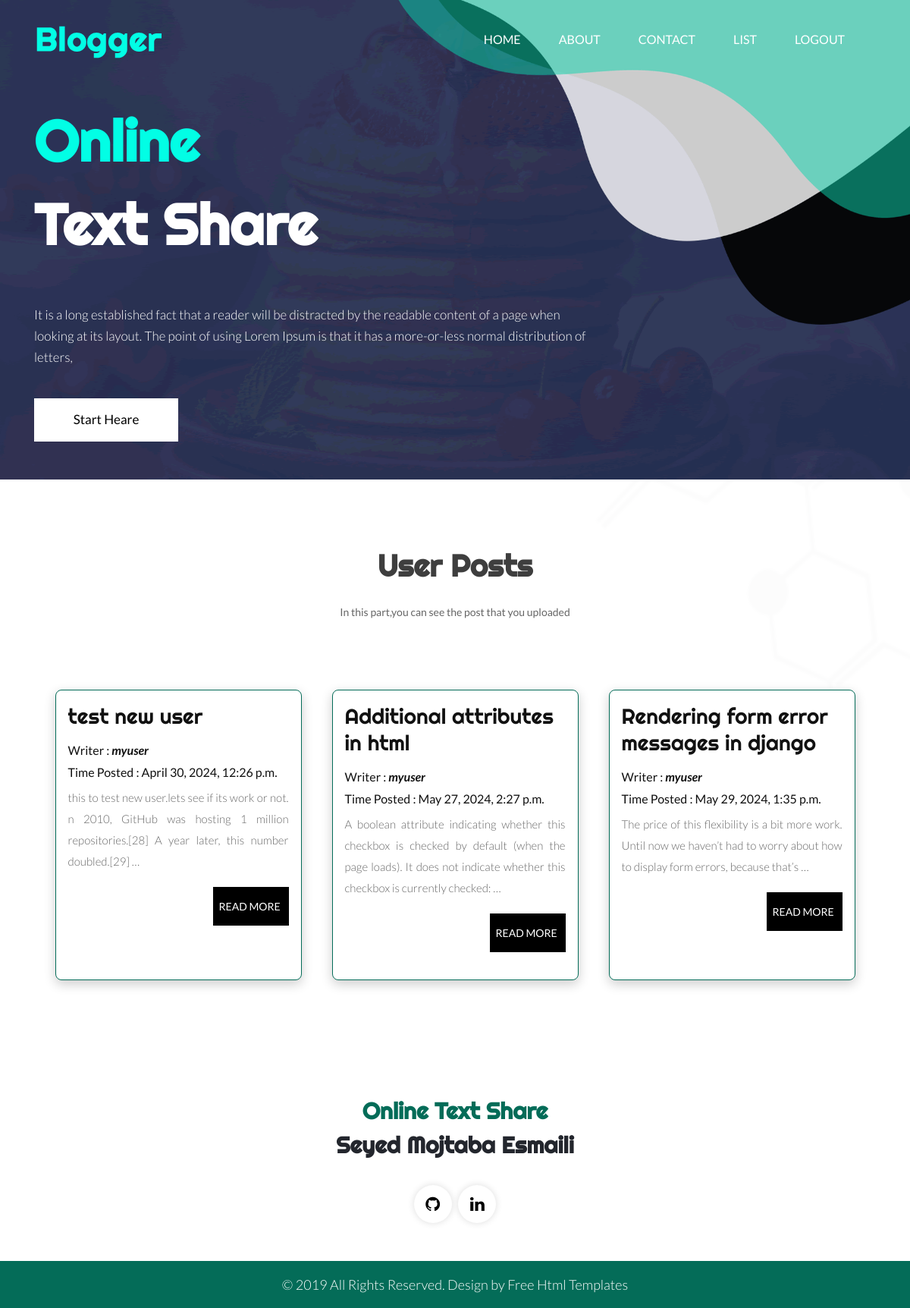
The page /list_posts/ (signed in) on the database its author committed.
### posts/models.py (models this page shows, shortened)
class Post(models.Model):
    title = models.CharField(max_length=100)
    content = models.TextField()
    date_posted = models.DateTimeField(default=timezone.now)
    is_publick = models.BooleanField(default=False)
    user = models.ForeignKey(User,on_delete=models.CASCADE,null=True)
    class Meta:
        ordering = ['date_posted']

### posts/views.py (the view)
# urls.py: path('list_posts/',UserPostListView.as_view(),name='list_posts'),
class UserPostListView(LoginRequiredMixin,ListView):
    model=Post
    template_name = 'posts/post_list.html'
    context_object_name = 'posts_list'
    def get_queryset(self):
        if self.request.user.is_staff:           # check if superuser is logedtn, show all posts
            return Post.objects.all()
        return Post.objects.filter(user=self.request.user)         # if regular user,only show the users posts

### posts/templates/posts/post_list.html (shortened to what this page needs)
{% extends "posts/base.html" %}
{% load static %}
{% block content %}
            <section class="banner_main">
               <div class="container">
                  <div class="row d_flex">
                     <div class=" col-xl-8 col-lg-8 col-md-8 col-12-9">
                        <div class="text-bg">
                           <h1>Online<br> <span class="white1">Text Share</span></h1>
                           <p>It is a long established fact that a reader will be distracted by the readable content of a page when looking at its layout. The point of using Lorem Ipsum is that it has a more-or-less normal distribution of letters,</p>
                           <a href=' {% url "posts:signup" %} '>Start Heare</a>
                        </div>
                     </div>
                  </div>
               </div>
            </section>
         </div>
      </header>
      <div class="blog_main">
         <div class="container">
            <div class="row">
               <div class="col-md-12">
                  <div class="titlepage">
                     <h2>User Posts</h2>
                     <span>In this part,you can see the post that you uploaded</span>
                  </div>
               </div>
            </div>
            <div class='card-container'>
               {% for post in posts_list %}
                     <div class='card'>
                        <div class='card-content'>
                              <h3>{{post.title}}</h3>
                              <h4>Writer : <b><i>{{post.user.username}}</i></b></h4>
                              <h4>Time Posted : {{post.date_posted}}</h4>
                              <p>{{post.content|truncatewords:25}}</p>
                              <a href='/post_detail/{{post.id}}' class='post-btn'>Read More</a>
                        </div>
                     </div>
               {% endfor %}
            </div>
         </div>
      </div>
{% endblock content %}

### posts/static/posts/css/style.css (style rules this page uses)
* { box-sizing: border-box !important; }
html { scroll-behavior: smooth; }
body { color: #666666; font-size: 14px; font-family: 'Lato', sans-serif; line-height: 1.80857; font-weight: normal; }
a { color: #1f1f1f; text-decoration: none !important; outline: none !important; -webkit-transition: all .3s ease-in-out; -moz-transition: all .3s ease-in-out; -ms-transition: all .3s ease-in-out; -o-transition: all .3s ease-in-out; transition: all .3s ease-in-out; }
h1, h2, h3, h4, h5, h6 { letter-spacing: 0; font-weight: normal; position: relative; padding: 0 0 10px 0; font-weight: normal; line-height: normal; color: #111111; margin: 0 }
h1 { font-size: 24px; font-family: 'Righteous', cursive; }
h2 { font-size: 22px; font-family: 'Righteous', cursive; }
h3 { font-size: 18px; font-family: 'Righteous', cursive; }
h4 { font-size: 16px }
*, *::after, *::before { -webkit-box-sizing: border-box; -moz-box-sizing: border-box; box-sizing: border-box; }
p { margin: 0px; font-weight: 300; font-size: 17px; line-height: 28px; }
a { color: #222222; text-decoration: none; outline: none !important; }
a, .btn { text-decoration: none !important; outline: none !important; -webkit-transition: all .3s ease-in-out; -moz-transition: all .3s ease-in-out; -ms-transition: all .3s ease-in-out; -o-transition: all .3s ease-in-out; transition: all .3s ease-in-out; }
.main-layout { background-repeat: no-repeat; background: url(../images/body_bg.png); }
.banner_main { padding: 20px 0 50px 0; }
.text-bg { text-align: left; }
.text-bg h1 { color: #02fee5; font-size: 75px; line-height: 110px; font-weight: bold; }
.text-bg p { color: #fff; font-size: 17px; line-height: 28px; padding: 40px 0; }
.text-bg a { font-size: 17px; background-color: #fff; color: #000; padding: 13px 0px; width: 100%; max-width: 190px; text-align: center; display: inline-block; transition: ease-in all 0.5s; }
.white1 { color: #fff; }
.titlepage { text-align: center; padding-bottom: 60px; }
.titlepage h2 { font-size: 40px; color: #3e3e3e; line-height: 57px; font-weight: bold; padding: 0; padding-bottom: 20px; }
.d_flex { display: flex; align-items: center; flex-wrap: wrap; }
.blog_main { margin-top: 85px; margin-bottom: 50px; }
.card-container { display: flex; justify-content: center; flex-wrap: wrap; margin-top: 10px; }
.card { width: 325px; border-radius: 8px; border: #046c58 solid 1px; overflow: hidden; box-shadow: 0px 5px 15px rgba(0,0,0,0.2); margin: 20px; }
.card-content { padding: 16px; }
.card-content h3 { font-size: 28px; margin-bottom: 8px; }
.card-content p { color: #666; font-size: 15px; text-align: justify; }
.card-content .post-btn { font-size: 14px; transition: ease-in all 0.5s; background-color: #000; text-transform: uppercase; color: #fff; padding: 13px 8px; float: right; display: block; margin-top: 20px; margin-bottom: 20px; margin-left: 5px; width: 100%; max-width: 100px; }

### rows shown on the page
Post: title "test new user", user.username "myuser", date_posted "April 30, 2024, 12:26 p.m.", content "this to test new user.lets see if its work or not. n 2010, GitHub was hosting 1 million repositories.[28] A year later, this number doubled.[29] …"
Post: title "Additional attributes in html", user.username "myuser", date_posted "May 27, 2024, 2:27 p.m.", content "A boolean attribute indicating whether this checkbox is checked by default (when the page loads). It does not indicate whether this checkbox is currently checked: …"
Post: title "Rendering form error messages in django", user.username "myuser", date_posted "May 29, 2024, 1:35 p.m.", content "The price of this flexibility is a bit more work. Until now we haven’t had to worry about how to display form errors, because that’s …"
